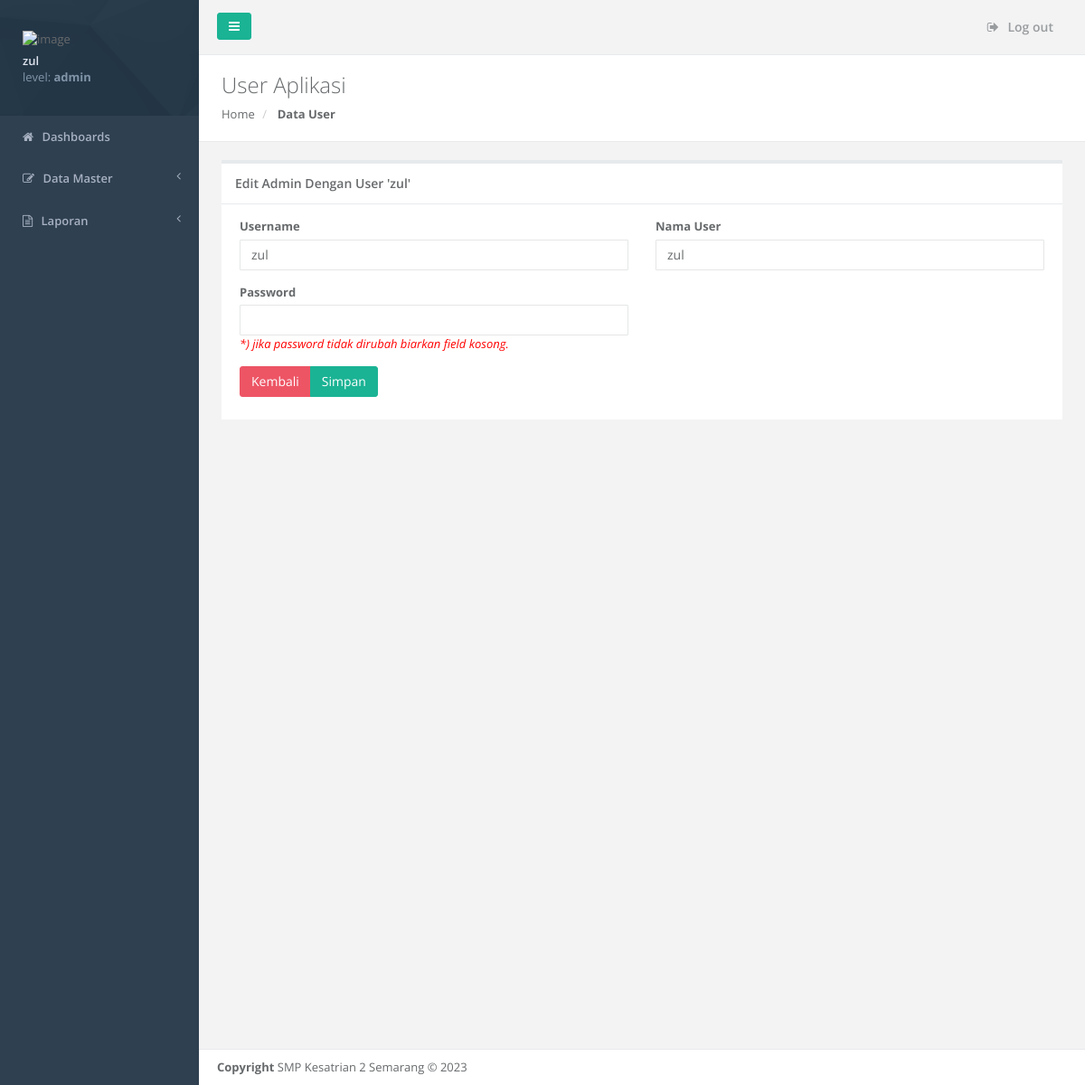
The app's page /home.php?module=formuser&submit=edit&username=zul (signed in) with its own data.
### tables this page shows
CREATE TABLE IF NOT EXISTS `menu` (
  `idmenu` int(11) NOT NULL AUTO_INCREMENT,
  `namamenu` varchar(50) DEFAULT NULL,
  `link` varchar(100) DEFAULT NULL,
  `icon` varchar(50) DEFAULT NULL,
  `parentid` varchar(11) DEFAULT NULL,
  `submenu` int(11) DEFAULT NULL,
  `level` varchar(50) DEFAULT NULL,
  `aktif` enum('Y','N') DEFAULT 'Y',
  `add` varchar(255) DEFAULT NULL,
  `class` varchar(255) DEFAULT NULL,
  PRIMARY KEY (`idmenu`) USING BTREE
);

CREATE TABLE IF NOT EXISTS `user` (
  `iduser` int(11) NOT NULL AUTO_INCREMENT,
  `username` varchar(100) DEFAULT NULL,
  `password` varchar(255) DEFAULT NULL,
  `role` varchar(255) DEFAULT NULL,
  `nama` varchar(255) DEFAULT NULL,
  PRIMARY KEY (`iduser`)
);

### home.php (the view, shortened to what this page needs)
<?php
if (isset($_SESSION['username'])) {
?>
    <!DOCTYPE html>
    <html>
    <head>
        <link href="css/bootstrap.min.css" rel="stylesheet">
        <link href="font-awesome/css/font-awesome.css" rel="stylesheet">
        <link href="css/plugins/toastr/toastr.min.css" rel="stylesheet">
        <link href="css/plugins/datatables/datatables.bootstrap.css" rel="stylesheet">
        <link href="css/plugins/datapicker/datepicker3.css" rel="stylesheet">
        <link href="css/animate.css" rel="stylesheet">
        <link href="css/style.css" rel="stylesheet">
    </head>
    <body>
        <div id="wrapper">
            <nav class="navbar-default navbar-static-side" role="navigation">
                <div class="sidebar-collapse">
                    <ul class="nav" id="side-menu">
                        <li class="nav-header">
                            <div class="dropdown profile-element"> <span>
                                    <img alt="image" width="60" src="img/user.png" />
                                </span>
                                <a data-toggle="dropdown" class="dropdown-toggle">
                                    <span class="clear"> <span class="block m-t-xs"> <strong class="font-bold"><?php echo $_SESSION['namaadmin'] ?></strong>
                                        </span> <span class="text-muted text-xs block">level: <strong><?php echo $_SESSION['level']; ?></strong> <b></b></span> </span> </a>
                            </div>
                        </li>
                        <li>
                            <a href="index.php"><i class="fa fa-home"></i> <span class="nav-label">Dashboards</span></a>
                        </li>
                        <?php
                        $sql = mysql_query("SELECT * FROM menu where submenu='0' and aktif='Y' and `level` like '%$_SESSION[level]%' ORDER BY idmenu ASC");
                        if (mysql_num_rows($sql) != 0) {
                            while ($row = mysql_fetch_array($sql)) {
                                echo "<li><a href='$row[link]'><i class='$row[icon]'></i> <span class='nav-label'>$row[namamenu]</span> $row[add]</a>";
                                echo "</li>";
                            }
                        }
                        ?>
                </div>
            </nav>
            <div id="page-wrapper" class="gray-bg">
                <div class="row border-bottom">
                    <nav class="navbar navbar-static-top  " role="navigation" style="margin-bottom: 0">
                        <div class="navbar-header">
                            <a class="navbar-minimalize minimalize-styl-2 btn btn-primary " href="#"><i class="fa fa-bars"></i> </a>
                        </div>
                        <ul class="nav navbar-top-links navbar-right">
                            <li>
                                <a href="logout.php">
                                    <i class="fa fa-sign-out"></i> Log out
                                </a>
                            </li>
                        </ul>
                    </nav>
                </div>
                <?php
                if (isset($_GET['module'])) {
                    switch ($_GET['module']) {
                        case 'formuser':
                            include "module/user/formuser.php";
                            break;
                    }
                } else {
                    include "welcome.php";
                }
                ?>
                <div class="footer">
                    <div>
                        <strong>Copyright</strong> SMP Kesatrian 2 Semarang &copy; 2023
                    </div>
                </div>
            </div>
        </div>
    </body>
    </html>
    <link href="css/select2.min.css" rel="stylesheet" />
<?php
} else {
    header('location : login.php');
}
?>

### module/user/formuser.php (shortened to what this page needs)
<?php
$submit = $_GET['submit'];
if (!isset($_GET["username"])) {
    $username = "";
} else {
    $username = $_GET["username"];
}
$exec = mysql_query("SELECT * FROM user WHERE username = '" . $username . "'");
if ($submit == 'new') {
    $title = "Tambah Data User Aplikasi";
    $arr = mysql_fetch_assoc($exec);
    $TglLahir = "";
    $read = "";
} else {
    $title = "Edit Admin Dengan User '" . $_GET["username"] . "'";
    $arr = mysql_fetch_assoc($exec);
    $read = "";
}
?>
<div class="row wrapper border-bottom white-bg page-heading">
    <div class="col-sm-4">
        <h2>User Aplikasi</h2>
        <ol class="breadcrumb">
            <li>
                <a href="home.php">Home</a>
            </li>
            <li class="active">
                <strong>Data User</strong>
            </li>
        </ol>
    </div>
</div>
<div class="row">
    <div class="col-lg-12">
        <div class="wrapper wrapper-content">
            <div class="ibox float-e-margins">
                <div class="ibox-title">
                    <h5><?php echo $title; ?></h5>
                </div>
                <div class="ibox-content">
                    <form method="post" action="module/user/simpanuser.php">
                        <div class="row">
                            <div class="col-md-6 col-xs-12">
                                <div class="form-group">
                                    <label>Username</label>
                                    <input <?php echo $read; ?> name="txtusername" class="form-control" value="<?php echo $arr["username"]; ?>" required />
                                </div>
                            </div>
                            <div class="col-md-6 col-xs-12">
                                <div class="form-group">
                                    <label>Nama User</label>
                                    <input name="txtnama" class="form-control" value="<?php echo $arr["nama"]; ?>" required />
                                </div>
                            </div>
                            <div class="col-md-6 col-xs-12">
                                <div class="form-group">
                                    <label>Password</label>
                                    <input type="password" name="txtpassword" class="form-control" />
                                    <div style="color:red;"><i>*) jika password tidak dirubah biarkan field kosong.</i></div>
                                </div>
                            </div>
                        </div>
                        <div class="row">
                            <div class="col-xs-12">
                                <div class="btn-group">
                                    <a href="home.php?module=user" class="btn btn-danger">Kembali</a>
                                    <button type="submit" name="submit" value="<?php echo $submit; ?>" class="btn btn-primary">Simpan</button>
                                </div>
                            </div>
                        </div>
                    </form>
                </div>
            </div>
        </div>
    </div>
</div>

### records on screen
menu: namamenu "Data Master"
menu: namamenu "Laporan"
user: txtusername "zul", txtnama "zul"

### other values on screen
$_SESSION['namaadmin'] "zul"
$_SESSION['level'] "admin"
$title "Edit Admin Dengan User 'zul'"
